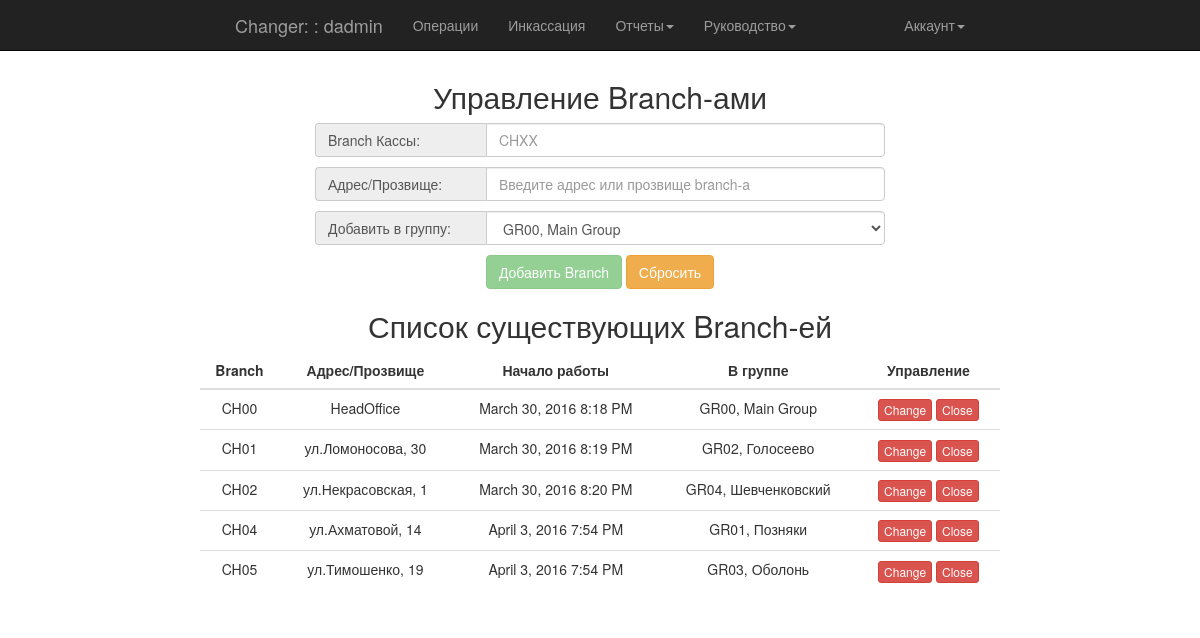
Before: /admin/add_cash (signed in) with the older database file.
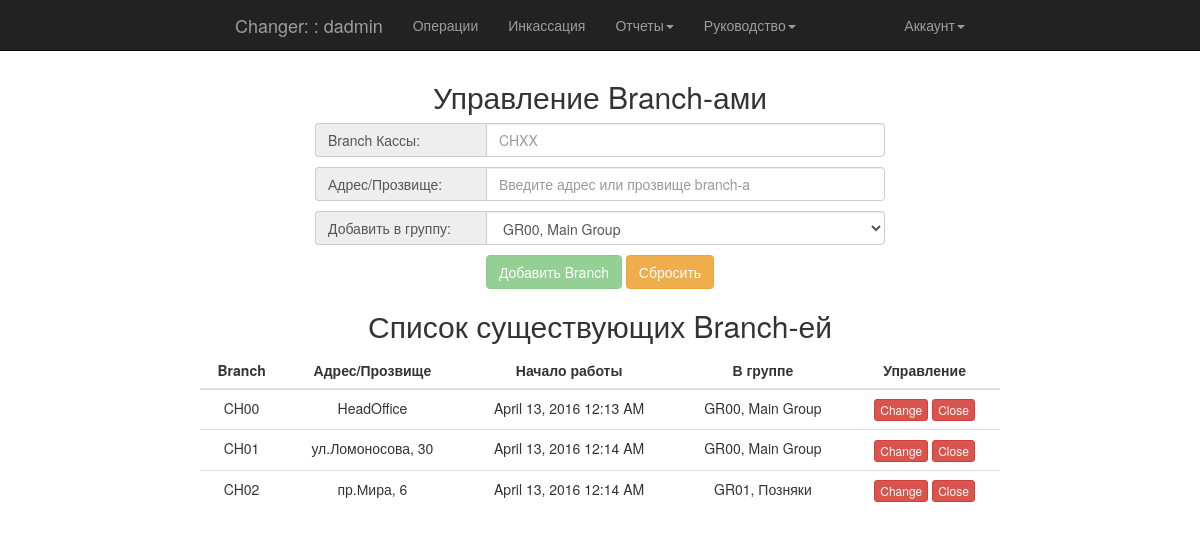
After: the same page with the newer database file.
### app/models.py (models this page shows, shortened)
class User(UserMixin, db.Model):
    __tablename__ = 'users'
    id = db.Column(db.Integer, primary_key=True)
    username = db.Column(db.String(64), unique=True, index=True)
    password_hash = db.Column(db.String(128))
    member_since = db.Column(db.DateTime(), default=datetime.utcnow)
    last_seen = db.Column(db.DateTime(), default=datetime.utcnow)
    status = db.Column(db.Boolean, default=True)
    role_id = db.Column(db.Integer, db.ForeignKey('roles.id'))
    role = db.relationship('Role', backref='user')
    cash_id = db.Column(db.Integer, db.ForeignKey('cashes.id'))
    cash = db.relationship('Cashes', backref='user')
    group_id = db.Column(db.Integer, db.ForeignKey('group_cashes.id'), default=1)
    group = db.relationship('GroupOfCashes', backref='user')
    deals = db.relationship('Deals', backref='user', lazy='dynamic')
    transactions = db.relationship('Transaction', backref='user', lazy='dynamic')
    collections = db.relationship('Collections', backref='user')
    def can(self, permissions):
        return self.role is not None and (self.role.permissions & permissions) == permissions
    @property
    def password(self):
        raise "Password isn't readable attribute"

class Cashes(db.Model):
    __tablename__ = 'cashes'
    id = db.Column(db.Integer, primary_key=True)
    branch = db.Column(db.String(8))
    address = db.Column(db.String(64))
    member_since = db.Column(db.DateTime(), default=datetime.utcnow)
    status = db.Column(db.Boolean, default=True)
    group_id = db.Column(db.Integer, db.ForeignKey('group_cashes.id'))
    group = db.relationship('GroupOfCashes', backref='cash')
    deals = db.relationship('Deals', backref='cash', lazy='dynamic')
    collections = db.relationship('Collections', backref='cash')
    transactions = db.relationship('Transaction', backref='cash')

class GroupOfCashes(db.Model):
    __tablename__ = 'group_cashes'
    id = db.Column(db.Integer, primary_key=True)
    group_branch = db.Column(db.String(8), unique=True)
    group_description = db.Column(db.String(64))
    main = db.Column(db.Boolean, default=False)

### app/admin/views.py (the view, shortened to what this page needs)
@admin.route('/add_cash', methods=['GET', 'POST'])
@login_required
@admin_required
def add_cash():
    cashes = Cashes.query.order_by('branch').all()
    groups = GroupOfCashes.query.order_by('group_branch').all()
    return render_template('admin/add_cash.html', cashes=cashes, groups=groups)

### app/main/__init__.py (called while the page is built)
@main.app_context_processor
def inject_permission():
    return dict(Permission=Permission)

### app/models.py (called while the page is built)
@login_manager.user_loader
def load_user(user_id):
    return User.query.get(int(user_id))

### app/templates/admin/add_cash.html (shortened to what this page needs)
{% extends "base.html" %}
{% block content %}
    <div class="col-sm-6 col-sm-offset-3 loginpage">
        <p><h2 class="text-center">Управление Branch-ами</h2></p>
        <form method="post">
            <div class="input-group">
                <span class="input-group-addon">Branch Кассы:</span>
                <input class="form-control" name="branch" placeholder="CHXX" type="text" required>
            </div>
            <div class="input-group" style="margin-top: 10px">
                <span class="input-group-addon">Адрес/Прозвище:</span>
                <input class="form-control" name="address" placeholder="Введите адрес или прозвище branch-a" type="text" required>
            </div>
            <div class="input-group" style="margin-top: 10px">
                <span class="input-group-addon">Добавить в группу:</span>
                <select class="form-control" name="select_group">
                    {%  for g in groups %}
                        <option value="{{ g.id }}">
                            <span>{{ g.group_branch }}, {{ g.group_description }}</span>
                        </option>
                    {% endfor %}
                </select>
            </div>
            <div class="row text-center" style="margin-top:10px">
                <button type="submit" class="btn btn-success" disabled>Добавить Branch</button>
                <button type="reset" class="btn btn-warning">Сбросить</button>
            </div>
        </form>
    </div>
    <div class="col-sm-8 col-sm-offset-2">
        <p><h2 class="text-center">Список существующих Branch-ей</h2></p>
        <div class="row">
            <table class="table">
                <thead>
                <tr>
                    <th class="text-center">Branch</th>
                    <th class="text-center">Адрес/Прозвище</th>
                    <th class="text-center">Начало работы</th>
                    <th class="text-center">В группе</th>
                    <th class="text-center">Управление</th>
                </tr>
                </thead>
                <tbody>
                {% for c in cashes %}
                    <tr>
                        <td class="text-center">{{ c.branch }}</td>
                        <td class="text-center">{{ c.address }}</td>
                        <td class="text-center">{{ moment(c.member_since).format('LLL') }}</td>
                        <td class="text-center">{{ c.group.group_branch }}, {{ c.group.group_description }}</td>
                        <td class="text-center">
                            <button class="btn btn-xs btn-danger"  data-toggle="modal" data-target=".bs-example-modal-sm" data-branch="{{ c.branch }}">Change</button>
                            {% if c.status %}
                                <button class="btn btn-xs btn-danger" data-cash-id="{{ c.id }}" data-cash-state="{% if c.status %}1{% else %}0{% endif %}">Close</button>
                            {% else %}
                                <button class="btn btn-xs btn-success" data-cash-id="{{ c.id }}" data-cash-state="{% if c.status %}1{% else %}0{% endif %}">On</button>
                            {% endif %}
                        </td>
                    </tr>
                {% endfor %}
                </tbody>
            </table>
        </div>
    </div>
{% endblock %}

### app/templates/base.html (shortened to what this page needs)
<!DOCTYPE html>
<html lang="en" {% block html_attribs %}{% endblock html_attribs %}>
{% block html %}
    <head>
        {% block head %}
            {% block styles %}
                <link rel="stylesheet" href="{{ url_for('static', filename='bootstrap.min.css') }}">
                <link rel="stylesheet" href="{{ url_for('static', filename='style.css') }}">
            {% endblock styles %}
        {% endblock head %}
    </head>
    <body>
    {% block body %}
        {% block navbar %}
            <nav class="navbar navbar-inverse navbar-fixed-top">
                <div class="container">
                    <div class="col-md-8 col-md-offset-2">
                        <div class="navbar-header">
                            {% if current_user.is_authenticated %}
                                <a class="navbar-brand" href="#">Changer: {{ current_user.cash.branch }}: {{ current_user.username }}</a>
                            {% else %}
                                <a class="navbar-brand" href="#">Changer</a>
                            {% endif %}
                        </div>
                        <div class="navbar-collapse collapse">
                            <ul class="nav navbar-nav">
                                {% if current_user.is_authenticated %}
                                    {% if current_user.can(Permission.MAKE_OPERATION) %}
                                        <li><a href="{{ url_for('main.index') }}">Операции</a></li>
                                        <li><a href="{{ url_for('main.collections') }}">Инкассация</a></li>
                                        <li class="dropdown">
                                            <a href="#" class="dropdown-toggle" data-toggle="dropdown">Отчеты<b class="caret"></b></a>
                                        </li>
                                    {% endif %}
                                    {% if current_user.can(Permission.SHOW_STATUS) %}
                                        <li class="dropdown">
                                        <a href="#" class="dropdown-toggle" data-toggle="dropdown">Руководство<b class="caret"></b></a>
                                    </li>
                                    {% endif %}
                                {% endif %}
                            </ul>
                            <ul class="nav navbar-nav navbar-right">
                                {% if current_user.is_authenticated %}
                                    <li class="dropdown">
                                        <a href="#" class="dropdown-toggle" data-toggle="dropdown">Аккаунт<b class="caret"></b></a>
                                    </li>
                                {% else %}
                                    <li><a href="{{ url_for('auth.login') }}">Войти</a></li>
                                {% endif %}
                            </ul>
                        </div>
                    </div>
                </div>
            </nav>
        {% endblock navbar %}
        {% block content %}
        {% endblock content %}
    {% endblock body %}
    </body>
{% endblock html %}
</html>

### app/static/style.css (style rules this page uses)
.loginpage { margin-top: 60px; }
.input-group-addon:first-child { width: 30%; border-right: 0px none; text-align: left; }
.input-group { position: relative; display: table; border-collapse: separate; width: 100%; }

Changed rows visible on the page:
removed Cashes: branch "CH04", address "ул.Ахматовой, 14", member_since "April 3, 2016 7:54 PM", group.group_branch "GR01", group.group_description "Позняки"
removed Cashes: branch "CH05", address "ул.Тимошенко, 19", member_since "April 3, 2016 7:54 PM", group.group_branch "GR03", group.group_description "Оболонь"
changed Cashes "CH00": member_since "March 30, 2016 8:18 PM" → "April 13, 2016 12:13 AM"
changed Cashes "CH01": member_since "March 30, 2016 8:19 PM" → "April 13, 2016 12:14 AM"; group.group_branch "GR02" → "GR00"; group.group_description "Голосеево" → "Main Group"
changed Cashes "CH02": address "ул.Некрасовская, 1" → "пр.Мира, 6"; member_since "March 30, 2016 8:20 PM" → "April 13, 2016 12:14 AM"; group.group_branch "GR04" → "GR01"; group.group_description "Шевченковский" → "Позняки"
